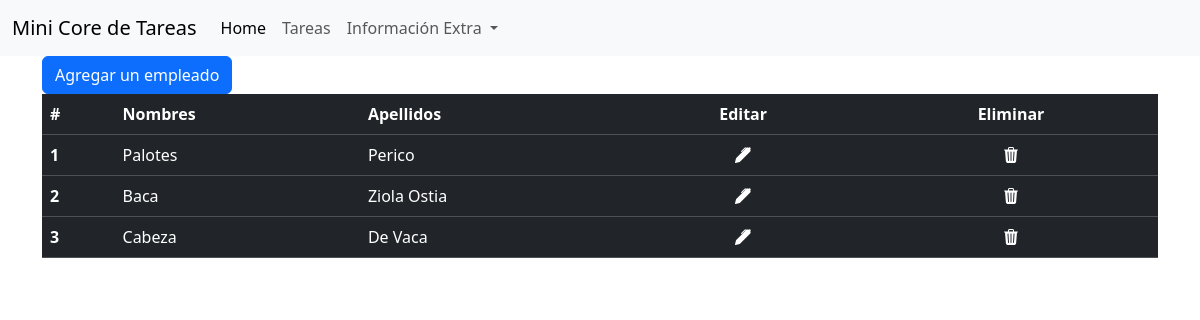
/employee/, run on the app's committed database.
### task/models.py (models this page shows)
class Employee(models.Model):
    first_name = models.CharField(max_length=100)
    last_name = models.CharField(max_length=100)

### task/views.py (the view)
# urls.py: path('employee/', views.employee, name='employee'),
def employee(request):
    if request.method == 'POST':
        new_employee = Employee(
            first_name=request.POST['first_name'],
            last_name=request.POST['last_name']
        )
        new_employee.save()
        employee = Employee.objects.all()
        return render(request, 'empleados.html', {
            'employee': employee
        })
    else:
        employee = Employee.objects.all()
        return render(request, 'empleados.html', {
            'employee': employee
        })

### task/templates/empleados.html (shortened to what this page needs)
{% extends 'layout.html' %}
{% block body %}
<div class="container">
    <button type="button" class="btn btn-primary" data-bs-toggle="modal" data-bs-target="#exampleModal">
        Agregar un empleado
    </button>
    <table class="table table-dark">
        <thead>
            <tr>
                <th scope="col">#</th>
                <th scope="col">Nombres</th>
                <th scope="col">Apellidos</th>
                <th scope="col">
                    <div class="container text-center">
                        Editar
                    </div>
                </th>
                <th scope="col">
                    <div class="container text-center">
                        Eliminar
                    </div>
                </th>
            </tr>
        </thead>
        <tbody>
            {% for empleado in employee %}
            <tr>
                <th scope="row">{{ empleado.id }}</th>
                <td>{{ empleado.first_name }}</td>
                <td>{{ empleado.last_name }}</td>
                <td>
                    <div class="container text-center">
                        <a href="{% url 'employee_edit' empleado.id %}" style="color: white; text-decoration: none;">
                            <i class="bi bi-pen-fill"></i>
                        </a>
                    </div>
                </td>
                <td>
                    <div class="container text-center">
                        <a href="{% url 'employee_delete' empleado.id %}" style="color: white; text-decoration: none;">
                            <i class="bi bi-trash3-fill"></i>
                        </a>
                    </div>
                </td>
            </tr>
            {% endfor %}
        </tbody>
    </table>
</div>
{% endblock %}

### data on the page
Employee: id "1", first_name "Palotes", last_name "Perico"
Employee: id "2", first_name "Baca", last_name "Ziola Ostia"
Employee: id "3", first_name "Cabeza", last_name "De Vaca"
